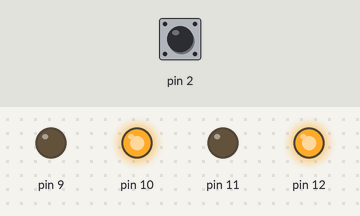
Bench run of a sketch on a simulated Arduino Uno, built with avr-gcc and run on an emulated ATmega328P. On the bench: output pins drawn as LEDs (lit = HIGH). Inputs (shaded band) come from the test bench; at power-on: pin 2 HIGH.

Above: at 0.1 s.
Timing chart, 0 to 1.6 s (numbered marks = the images above):
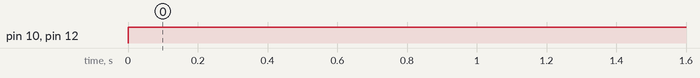

The sketch:

lab03_code_release.ino
```cpp
#include "Encoder.hpp"
#include "Motor.hpp"
#include "PIDController.hpp"
#include "BangBangController.hpp"

#define MOT1PWM 9 // PIN 9 is a PWM pin
#define MOT1DIR 10

#define MOT2PWM 11
#define MOT2DIR 12

mtrn3100::Motor motor1(MOT1PWM,MOT1DIR);
mtrn3100::Motor motor2(MOT2PWM,MOT2DIR);

#define EN_A 2 // PIN 2 is an interupt
#define EN_B 4
mtrn3100::Encoder encoder(EN_A, EN_B);

mtrn3100::BangBangController controller(120,0);


void setup() {
  Serial.begin(9600);
  controller.zeroAndSetTarget(encoder.getRotation(), 2.0); // Set the target as 2 Radians
}

void loop() {
    // Rotate one revolution in one direction

    // write motor move functions that will: either rotate or move the robot forward
    // for moving forward, you need to calculate how many rotations from the encoder is required for moving the robot 1 cell
    // for rotation, you need to calculate how many rotations from the encoder is required for a 90 / 180 / 270 degree turn
    // each cell is 250mm by 250mm
    // wheel radius is 16mm


    // forward: 1 (right) -> 50, 2 (left) -> -70

    motor1.setPWM(0); // Full speed forward
    motor2.setPWM(0);

    // motor1.setPWM(0); // Full speed forward
    // delay(1000);

    // float rotation_number = encoder.getRotation();
    // Serial.println(rotation_number);
    // delay(1000);

    // controller.compute()
    //     float currentPosition = encoder.getRotation();

    // // Compute control signal using BangBangController
    // float controlSignal = controller.compute(currentPosition);

    // // Apply control signal to your system (e.g., adjust motor1 speed)
    // motor1.setPWM(controlSignal);

    // // Optional: Print out the error for debugging
    // Serial.print("Error: ");
    // Serial.println(controller.getError());

    // // Optional: Add a delay to control loop frequency
    // delay(1000); // Adjust delay as needed


}
```

BangBangController.hpp
```cpp
#pragma once

#include <math.h>

namespace mtrn3100 {

class BangBangController {
public:
    BangBangController(float speed, float deadband) : speed(speed), deadband(deadband) {}

    // Compute the output signal required from the current/actual value.
    float compute(float input) {
        error = setpoint - (input - zero_ref);

        // TODO: IMPLIMENT BANG BANG CONTROLLER
        if (error > deadband) {
            output = speed;
        } else if (error < -deadband) {
            output = -speed;
        } else {
            output = 0;
        }

        return output;
    }

    // Function used to return the last calculated error.
    // The error is the difference between the desired position and current position.
    float getError() {
      return error;
    }

    // Setting function used to update internal parameters
    void tune(float speed, float deadband) {
      speed = speed;
      deadband = deadband;
    }

    // This must be called before trying to achieve a setpoint.
    // First argument becomes the new zero reference point.
    // Target is the setpoint value.
    void zeroAndSetTarget(float zero, float target) {
        zero_ref = zero;
        setpoint = target;
    }

private:
    float speed, deadband;
    float error, output;
    float setpoint = 0;
    float zero_ref = 0;
};

}  // namespace mtrn3100
```

Encoder.hpp
```cpp
#pragma once

#include <Arduino.h>

namespace mtrn3100 {


// The encoder class is a simple interface which counts and stores an encoders count.
// Encoder pin 1 is attached to the interupt on the arduino and used to trigger the count.
// Encoder pin 2 is attached to any digital pin and used to derrive rotation direction.
// The count is stored as a volatile variable due to the high frequency updates.
class Encoder {
public:
    Encoder(uint8_t enc1, uint8_t enc2) : encoder1_pin(enc1), encoder2_pin(enc2) {
        instance = this;  // Store the instance pointer
        pinMode(encoder1_pin, INPUT_PULLUP);
        pinMode(encoder2_pin, INPUT_PULLUP);

        // TODO: attach the interupt on pin one such that it calls the readEncoderISR function on a rising edge
         attachInterrupt(digitalPinToInterrupt(encoder1_pin), readEncoderISR, RISING);
    }


    // Encoder function used to update the encoder
    void readEncoder() {
        noInterrupts();

        // TODO: Increase or Decrease the count by one based on the reading on encoder pin 2
        bool enc2State = digitalRead(encoder2_pin);

        // Update the count based on the direction of rotation
        if (enc2State == HIGH) {
            count++;
        } else {
            count--;
        }

        interrupts();
    }

    // Helper function which to convert encouder count to radians
    float getRotation() {

        // TODO: Convert encoder count to radians
        float rotation = count * (2 * PI) / counts_per_revolution;
        return rotation;

        // return 0;
    }

private:
    static void readEncoderISR() {
        if (instance != nullptr) {
            instance->readEncoder();
        }
    }

public:
    const uint8_t encoder1_pin;
    const uint8_t encoder2_pin;
    volatile int8_t direction;
    float position = 0;
    uint16_t counts_per_revolution = 690; //TODO: Identify how many encoder counts are in one rotation
    volatile long count = 0;
    uint32_t prev_time;
    bool read = false;

private:
    static Encoder* instance;
};

Encoder* Encoder::instance = nullptr;

}  // namespace mtrn3100
```

Motor.hpp
```cpp
#pragma once

#include <Arduino.h>

#include "math.h"

namespace mtrn3100 {

    class Motor {
    public:
        Motor(uint8_t pwm_pin, uint8_t in2) : pwm_pin(pwm_pin), dir_pin(in2) {
            pinMode(pwm_pin, OUTPUT);
            pinMode(dir_pin, OUTPUT);
        }

        void setPWM(int16_t pwm) {
            // Output digital direction pin based on if input signal is positive or negative.
            if (pwm >= 0) {
                digitalWrite(dir_pin, HIGH); // Set direction pin high for forward
            }
            else {
                digitalWrite(dir_pin, LOW); // Set direction pin low for reverse
            }

            // Output PWM signal between 0 - 255.
            analogWrite(pwm_pin, abs(pwm));
        }

    private:
        const uint8_t pwm_pin;
        const uint8_t dir_pin;
    };

}  // namespace mtrn3100
```

PIDController.hpp
```cpp
#pragma once

#include <math.h>

namespace mtrn3100 {

class PIDController {
public:
    PIDController(float kp, float ki, float kd) : kp(kp), ki(ki), kd(kd) {}

    // Compute the output signal required from the current/actual value.
    float compute(float input) {

        curr_time = micros();
        dt = static_cast<float>(curr_time - prev_time) / 1e6;
        prev_time = curr_time;

        error = setpoint - (input - zero_ref);

        // TODO: IMPLIMENT PID CONTROLLER
        integral = prev_integral + error * dt;
        derivative = (error - prev_error) / dt;
        output = kp * error + ki * integral + kd * derivative;

        prev_error = error;
        prev_integral = integral;

        return output;
    }

    // Function used to return the last calculated error.
    // The error is the difference between the desired position and current position.
    void tune(float p, float i, float d) {
        kp = p;
        ki = i;
        kd = d;
    }

    float getError() {
      return error;
    }

    // This must be called before trying to achieve a setpoint.
    // The first argument becomes the new zero reference point.
    // Target is the setpoint value.
    void zeroAndSetTarget(float zero, float target) {
        prev_time = micros();
        zero_ref = zero;
        setpoint = target;
    }

public:
    uint32_t prev_time, curr_time = micros();
    float dt;

private:
    float kp, ki, kd;
    float error, derivative, integral, output;
    float prev_integral = 0;
    float prev_error = 0;
    float setpoint = 0;
    float zero_ref = 0;


};

}  // namespace mtrn3100
```

Measured:
- by itself, pin 10, pin 12: LOW → HIGH at 0.00 s
